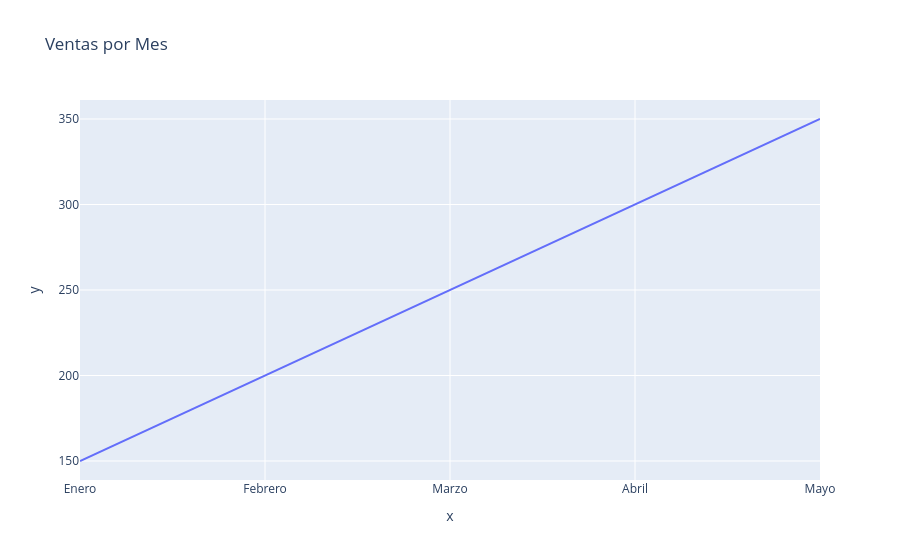

Source (notebook cell):
### Markdown cell above
Una vez instalado Plotly, podemos comenzar con un ejemplo básico de cómo crear un gráfico de líneas y a partir de él ver algunos parametros pare enriquecer el gráfico.

En este ejemplo vamos a ver cómo trazar un conjunto simple de datos utilizando **Plotly Express, que es un módulo de Plotly que simplifica la creación de gráficos.**

Vamos a graficar una serie de puntos que representan el rendimiento de ventas a lo largo de varios meses.

### Code cell
import plotly.express as px

# Datos de ejemplo
meses = ["Enero", "Febrero", "Marzo", "Abril", "Mayo"]
ventas = [150, 200, 250, 300, 350]

# Crear un gráfico de líneas
fig = px.line(x=meses, y=ventas, title="Ventas por Mes")

# Mostrar el gráfico
fig.show()

### Figure 1 — Plotly figure (JSON) as saved in the notebook; plotly's stock layout.template omitted (floating-point values rounded to 4 significant figures)
{"data": [{"hovertemplate": "x=%{x}<br>y=%{y}<extra></extra>", "legendgroup": "", "line": {"color": "#636efa", "dash": "solid"}, "marker": {"symbol": "circle"}, "mode": "lines", "name": "", "orientation": "v", "showlegend": false, "type": "scatter", "x": ["Enero", "Febrero", "Marzo", "Abril", "Mayo"], "xaxis": "x", "y": [150, 200, 250, 300, 350], "yaxis": "y"}], "layout": {"legend": {"tracegroupgap": 0}, "title": {"text": "Ventas por Mes"}, "xaxis": {"anchor": "y", "domain": [0, 1], "title": {"text": "x"}}, "yaxis": {"anchor": "x", "domain": [0, 1], "title": {"text": "y"}}}}
